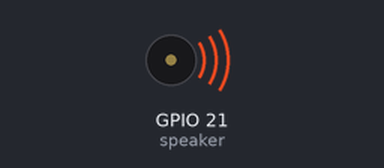
Bench run of a program on a simulated Raspberry Pi (BCM pin numbers). Shown: buzzer (waves = sounding). At 7.5 s the program stops and its outputs stay as they are.

Above: at 0.18 s.
At 7.6 s:
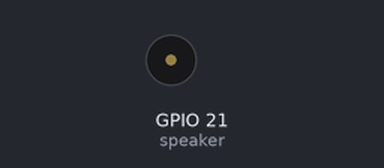
Timing chart, 0 to 9.0 s (numbered marks = the images above):
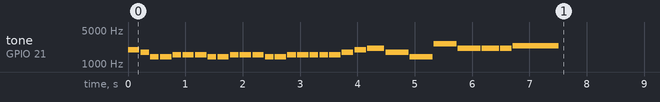

Measured:
- by itself, tone on GPIO 21 (speaker): plays 1975 Hz for 0.20 s, 1760 Hz for 0.15 s, 1396 Hz for 0.15 s, 1396 Hz for 0.20 s, 1567 Hz for 0.15 s, 1567 Hz for 0.20 s … (29 notes in this stretch)

The program:

omr.py
```python
# only my railgun

import RPi.GPIO as GPIO
import time

speaker = 21

def alert(pin, hz, sleep):
  alert = GPIO.PWM(pin, hz)
  alert.start(50)
  time.sleep(sleep)
  alert.stop()

GPIO.setmode(GPIO.BCM)
GPIO.setup(speaker, GPIO.OUT)

code = [
  [1975.533, 0.2],
  [1760.000, 0.15],
  [1396.913, 0.15],
  [1396.913, 0.2],
  [1567.982, 0.15],
  [1567.982, 0.2],
  [1567.982, 0.2],
  [1396.913, 0.15],
  [1396.913, 0.2],
  [1567.982, 0.15],
  [1567.982, 0.2],
  [1567.982, 0.2],
  [1396.913, 0.15],
  [1396.913, 0.2],
  [1567.982, 0.15],
  [1567.982, 0.2],
  [1567.982, 0.15],
  [1567.982, 0.15],
  [1567.982, 0.2],
  [1760.000, 0.2],
  [1975.533, 0.2],
  [2093.005, 0.3],
  [1760.000, 0.4],
  [1396.913, 0.4],
  [2637.020, 0.4],
  [2093.005, 0.4],
  [2093.005, 0.3],
  [2093.005, 0.2],
  [2349.318, 0.8]
]

try:
  for audio in code:
    alert(speaker, audio[0], audio[1])
    time.sleep(0.02)

except KeyboardInterrupt:
  GPIO.cleanup()
```
